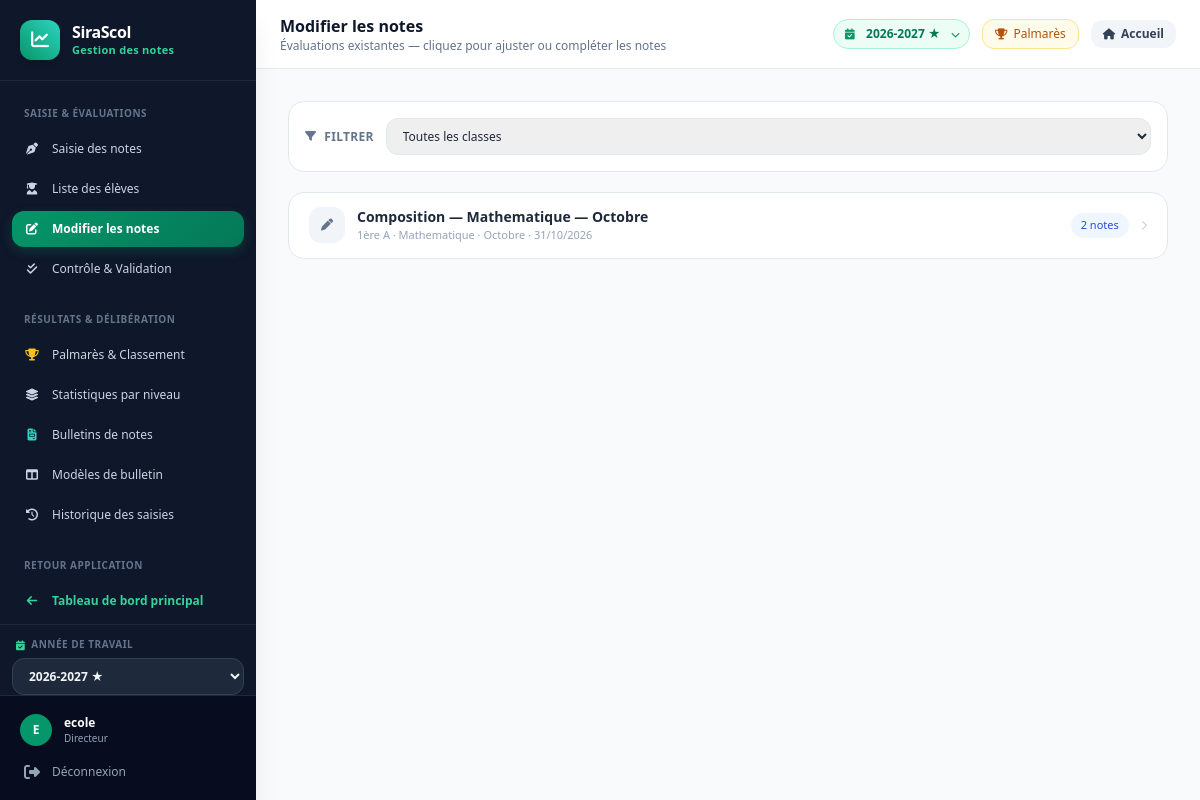
Screenshot of /notes/modifier/ (signed in) with the database file from the repository.
### grades/models.py (models this page shows, shortened)
class Assessment(models.Model):
    title = models.CharField(max_length=150, verbose_name='Titre')
    assessment_type = models.ForeignKey(AssessmentType, on_delete=models.PROTECT, related_name='assessments')
    subject = models.ForeignKey(Subject, on_delete=models.CASCADE, related_name='assessments')
    classroom = models.ForeignKey(ClassRoom, on_delete=models.CASCADE, related_name='assessments')
    teacher = models.ForeignKey(Teacher, on_delete=models.SET_NULL, null=True, blank=True, related_name='assessments')
    period = models.ForeignKey(Period, on_delete=models.CASCADE, related_name='assessments')
    date = models.DateField(verbose_name='Date')
    max_score = models.DecimalField(max_digits=5, decimal_places=2, default=20, verbose_name='Note max')
    coefficient = models.DecimalField(max_digits=3, decimal_places=1, default=1.0)
    created_at = models.DateTimeField(auto_now_add=True)
    class Meta:
        verbose_name = 'Évaluation'
        verbose_name_plural = 'Évaluations'
        ordering = ['-date']

class Period(models.Model):
    PERIOD_TYPE_CHOICES = [
        ('mois', 'Mois (1ère-5ème)'),
        ('trimestre', 'Trimestre (6ème-12ème)'),
    ]
    name = models.CharField(max_length=50, verbose_name='Nom')  # ex: Septembre, Trimestre 1
    academic_year = models.ForeignKey(AcademicYear, on_delete=models.CASCADE, related_name='periods')
    period_type = models.CharField(max_length=20, choices=PERIOD_TYPE_CHOICES, default='trimestre')
    start_date = models.DateField()
    end_date = models.DateField()
    order = models.PositiveIntegerField(default=1)
    is_active = models.BooleanField(default=True)
    class Meta:
        verbose_name = 'Période'
        verbose_name_plural = 'Périodes'
        ordering = ['academic_year', 'order']
        unique_together = ['name', 'academic_year']

### academics/models.py (models this page shows, shortened)
class ClassRoom(models.Model):
    name = models.CharField(max_length=50, verbose_name='Nom')
    level = models.ForeignKey(Level, on_delete=models.PROTECT, related_name='classrooms')
    academic_year = models.ForeignKey(AcademicYear, on_delete=models.CASCADE, related_name='classrooms')
    capacity = models.PositiveIntegerField(default=40, verbose_name='Capacité')
    serie = models.CharField(
        max_length=50, blank=True,
        verbose_name='Série',
        help_text='Pour 10ème, 11ème et 12ème : Scientifique, Littéraire, Économique...'
    )
    inscription_fee = models.DecimalField(
        max_digits=12, decimal_places=2, default=0,
        verbose_name="Frais d'inscription"
    )
    tuition_fee = models.DecimalField(
        max_digits=12, decimal_places=2, default=0,
        verbose_name='Scolarité'
    )
    main_teacher = models.ForeignKey(
        'teachers.Teacher',
        on_delete=models.SET_NULL,
        null=True, blank=True,
        related_name='main_classes',
        verbose_name='Professeur principal / Instituteur'
    )
    created_at = models.DateTimeField(auto_now_add=True)
    class Meta:
        verbose_name = 'Classe'
        verbose_name_plural = 'Classes'
        unique_together = ['name', 'academic_year']
        ordering = ['level__cycle__order', 'level__order', 'name']

class Subject(models.Model):
    name = models.CharField(max_length=100, verbose_name='Nom')
    code = models.CharField(max_length=20, unique=True, verbose_name='Code')
    coefficient = models.DecimalField(max_digits=3, decimal_places=1, default=1.0, verbose_name='Coefficient')
    cycles = models.ManyToManyField(Cycle, blank=True, related_name='subjects', verbose_name='Cycles concernés')
    description = models.TextField(blank=True)
    is_active = models.BooleanField(default=True)
    class Meta:
        verbose_name = 'Matière'
        verbose_name_plural = 'Matières'
        ordering = ['name']

### grades/views.py (the view)
# urls.py: path('modifier/', views.cotes_modifier, name='modifier'),
@login_required
@_students_use_portal
def cotes_modifier(request):
    qs, year = _cotes_classrooms(request)
    assessments = (
        Assessment.objects.filter(classroom_id__in=qs.values_list('id', flat=True))
        .select_related('classroom', 'subject', 'period', 'assessment_type')
        .annotate(nb_notes=Count('grades'))
        .order_by('-date', '-id')
    )
    classroom_id = request.GET.get('classroom', '')
    if classroom_id:
        assessments = assessments.filter(classroom_id=classroom_id)
    page = Paginator(assessments, 30).get_page(request.GET.get('page'))
    return render(request, 'grades/cotes_modifier.html', {
        'page': page,
        'classrooms': qs,
        'classroom_id': classroom_id,
        'current_year': year,
        'section': 'modifier',
    })

### templates/grades/cotes_modifier.html (shortened to what this page needs)
{% extends "grades/base_cotes.html" %}
{% block header_title %}Modifier les notes{% endblock %}
{% block header_sub %}Évaluations existantes — cliquez pour ajuster ou compléter les notes{% endblock %}
{% block content %}
<div class="bg-white rounded-2xl border border-slate-200 p-4 mb-5 shadow-xs">
  <form method="get" class="flex flex-col sm:flex-row gap-3 sm:items-center">
    <div class="flex items-center gap-2 text-xs font-semibold text-slate-500 uppercase tracking-wide shrink-0">
      <i class="fas fa-filter text-[11px]"></i> Filtrer
    </div>
    <select name="classroom" onchange="this.form.submit()"
            class="flex-1 border border-slate-200 rounded-xl px-3 py-2 text-xs focus:outline-none focus:ring-2 focus:ring-emerald-500">
      <option value="">Toutes les classes</option>
    </select>
  </form>
</div>
<div class="bg-white rounded-2xl border border-slate-200 shadow-xs overflow-hidden">
  {% if page %}
  <div class="divide-y divide-slate-100">
    {% for a in page %}
    <a href="{% url 'grades:entry' a.pk %}"
       class="flex items-center justify-between gap-3 px-4 sm:px-5 py-3.5 hover:bg-emerald-50/60 transition-colors group">
      <div class="flex items-center gap-3 min-w-0">
        <span class="w-9 h-9 rounded-xl bg-slate-100 text-slate-500 group-hover:bg-emerald-100 group-hover:text-emerald-700 flex items-center justify-center text-xs shrink-0 transition-colors">
          <i class="fas fa-pen"></i>
        </span>
        <div class="min-w-0">
          <p class="font-semibold text-slate-800 text-xs sm:text-sm truncate">{{ a.title }}</p>
          <p class="text-[11px] text-slate-400 truncate">
            {{ a.classroom.name }} · {{ a.subject.name }} · {{ a.period.name }} · {{ a.date|date:"d/m/Y" }}
          </p>
        </div>
      </div>
      <div class="flex items-center gap-3 shrink-0">
        <span class="text-[11px] px-2.5 py-1 rounded-full font-medium
          {% if a.nb_notes %}bg-blue-50 text-blue-700{% else %}bg-slate-100 text-slate-500{% endif %}">
          {{ a.nb_notes }} note{{ a.nb_notes|pluralize }}
        </span>
        <i class="fas fa-chevron-right text-[10px] text-slate-300 group-hover:text-emerald-600 transition-colors"></i>
      </div>
    </a>
    {% endfor %}
  </div>
  {% endif %}
</div>
{% endblock %}

### templates/grades/base_cotes.html (shortened to what this page needs)
{% load static %}
<!DOCTYPE html>
<html lang="fr" class="h-full bg-slate-50">
<head>
  <script src="https://cdn.tailwindcss.com"></script>
  <link rel="stylesheet" href="https://cdnjs.cloudflare.com/ajax/libs/font-awesome/6.5.1/css/all.min.css">
</head>
<body class="h-full flex flex-col text-slate-800 antialiased">
  <div class="flex flex-1 min-h-screen">
    <aside id="notes-sidebar"
      class="w-64 bg-slate-900 text-slate-300 flex flex-col fixed inset-y-0 left-0 z-40 -translate-x-full md:translate-x-0 transition-transform duration-200 ease-in-out shadow-xl no-print">
      <div class="px-5 py-5 border-b border-slate-800 flex items-center justify-between">
        <a href="{% url 'grades:classes' %}" class="flex items-center gap-3">
          <div class="w-10 h-10 rounded-xl bg-gradient-to-tr from-emerald-600 to-teal-400 text-white flex items-center justify-center text-lg shadow-md">
            <i class="fas fa-chart-line"></i>
          </div>
          <div>
            <p class="font-bold text-white text-base leading-tight tracking-tight">SiraScol</p>
            <p class="text-[11px] text-emerald-400 font-semibold tracking-wide">Gestion des notes</p>
          </div>
        </a>
      </div>
      <nav class="notes-nav flex-1 overflow-y-auto p-3 text-xs space-y-1">
        <p class="text-[10px] uppercase font-bold tracking-wider text-slate-500 px-3 pt-3 pb-1.5">Saisie & Évaluations</p>
        <a href="{% url 'grades:classes' %}"
           class="flex items-center gap-3 px-3 py-2.5 rounded-xl transition-all text-slate-300 {% if section == 'saisie' %}active{% endif %}">
          <i class="fas fa-pen-nib w-4 text-center"></i>
          <span class="text-xs">Saisie des notes</span>
        </a>
        <a href="{% url 'grades:liste_eleves' %}"
           class="flex items-center gap-3 px-3 py-2.5 rounded-xl transition-all text-slate-300 {% if section == 'liste' %}active{% endif %}">
          <i class="fas fa-user-graduate w-4 text-center"></i>
          <span class="text-xs">Liste des élèves</span>
        </a>
        <a href="{% url 'grades:modifier' %}"
           class="flex items-center gap-3 px-3 py-2.5 rounded-xl transition-all text-slate-300 {% if section == 'modifier' %}active{% endif %}">
          <i class="fas fa-edit w-4 text-center"></i>
          <span class="text-xs">Modifier les notes</span>
        </a>
        <a href="{% url 'grades:valider' %}"
           class="flex items-center gap-3 px-3 py-2.5 rounded-xl transition-all text-slate-300 {% if section == 'valider' %}active{% endif %}">
          <i class="fas fa-check-double w-4 text-center"></i>
          <span class="text-xs">Contrôle & Validation</span>
        </a>
        <p class="text-[10px] uppercase font-bold tracking-wider text-slate-500 px-3 pt-5 pb-1.5">Résultats & Délibération</p>
        <a href="{% url 'grades:palmares' %}"
           class="flex items-center gap-3 px-3 py-2.5 rounded-xl transition-all text-slate-300 {% if section == 'palmares' %}active{% endif %}">
          <i class="fas fa-trophy w-4 text-center text-amber-400"></i>
          <span class="text-xs">Palmarès & Classement</span>
        </a>
        <a href="{% url 'grades:niveaux' %}"
           class="flex items-center gap-3 px-3 py-2.5 rounded-xl transition-all text-slate-300 {% if section == 'niveaux' %}active{% endif %}">
          <i class="fas fa-layer-group w-4 text-center"></i>
          <span class="text-xs">Statistiques par niveau</span>
        </a>
        <a href="{% url 'grades:bulletin_list' %}"
           class="flex items-center gap-3 px-3 py-2.5 rounded-xl transition-all text-slate-300 {% if section == 'bulletins' %}active{% endif %}">
          <i class="fas fa-file-invoice w-4 text-center text-teal-400"></i>
          <span class="text-xs">Bulletins de notes</span>
        </a>
        <a href="{% url 'grades:template_list' %}"
           class="flex items-center gap-3 px-3 py-2.5 rounded-xl transition-all text-slate-300 {% if section == 'modeles' %}active{% endif %}">
          <i class="fas fa-table-columns w-4 text-center"></i>
          <span class="text-xs">Modèles de bulletin</span>
        </a>
        <a href="{% url 'grades:historique' %}"
           class="flex items-center gap-3 px-3 py-2.5 rounded-xl transition-all text-slate-300 {% if section == 'historique' %}active{% endif %}">
          <i class="fas fa-clock-rotate-left w-4 text-center"></i>
          <span class="text-xs">Historique des saisies</span>
        </a>
        <p class="text-[10px] uppercase font-bold tracking-wider text-slate-500 px-3 pt-5 pb-1.5">Retour Application</p>
        <a href="{% url 'core:dashboard' %}"
           class="flex items-center gap-3 px-3 py-2.5 rounded-xl transition-all text-emerald-400 hover:text-white hover:bg-slate-800 font-semibold">
          <i class="fas fa-arrow-left w-4 text-center"></i>
          <span class="text-xs">Tableau de bord principal</span>
        </a>
      </nav>
      {% if all_academic_years %}
      <form method="get" action="{% url 'core:set_year' %}" class="px-3 pt-3 m-0 border-t border-slate-800 no-print">
        <label for="notes-year-side" class="text-[10px] uppercase font-bold tracking-wider text-slate-500 px-1 flex items-center gap-1.5">
          <i class="fas fa-calendar-check text-emerald-400 text-[10px]"></i> Année de travail
        </label>
        <select id="notes-year-side" name="year" onchange="this.form.submit()"
                class="mt-1.5 w-full bg-slate-800 border border-slate-700 text-slate-100 text-xs font-semibold rounded-xl px-3 py-2 hover:bg-slate-700 cursor-pointer">
          {% for y in all_academic_years %}
          <option value="{{ y.id }}" {% if current_year and current_year.id == y.id %}selected{% endif %}>{{ y.name }}{% if y.is_current %} ★{% endif %}</option>
          {% endfor %}
        </select>
      </form>
      {% endif %}
      <div class="p-3 border-t border-slate-800 bg-slate-950/60 no-print">
        <div class="flex items-center gap-3 px-2 py-1.5">
          <div class="w-8 h-8 rounded-full bg-emerald-600 text-white flex items-center justify-center font-bold text-xs shrink-0">
            {{ user.first_name|first|upper|default:user.username|first|upper }}
          </div>
          <div class="min-w-0 flex-1">
            <p class="text-xs font-semibold text-white truncate">{{ user.get_full_name|default:user.username }}</p>
            <p class="text-[10px] text-slate-400 capitalize truncate">{{ user_role_label|default:"Utilisateur" }}</p>
          </div>
        </div>
        <form method="post" action="{% url 'accounts:logout' %}" class="m-0 mt-1">
          <button type="submit"
                  class="w-full flex items-center gap-3 px-3 py-2 rounded-xl text-slate-400 hover:text-red-300 hover:bg-slate-800 transition-colors text-left">
            <i class="fas fa-sign-out-alt w-4 text-center"></i>
            <span class="text-xs">Déconnexion</span>
          </button>
        </form>
      </div>
    </aside>
    <div class="flex-1 md:ml-64 min-w-0 flex flex-col min-h-screen bg-slate-50">
      <header class="bg-white border-b border-slate-200 sticky top-0 z-20 px-4 sm:px-6 py-3.5 flex items-center justify-between gap-3 shadow-xs no-print">
        <div class="flex items-center gap-3 min-w-0">
          <div class="min-w-0">
            <h1 class="font-bold text-slate-900 text-sm sm:text-base truncate">{% block header_title %}Gestion des notes{% endblock %}</h1>
            <p class="text-xs text-slate-500 truncate">{% block header_sub %}Saisie, calcul officiel des moyennes et délibération{% endblock %}</p>
          </div>
        </div>
        <div class="flex items-center gap-2 sm:gap-3 shrink-0">
          {% if all_academic_years %}
          <form method="get" action="{% url 'core:set_year' %}" class="hidden sm:block m-0">
            <div class="relative">
              <select id="notes-year" name="year" onchange="this.form.submit()"
                      class="appearance-none pl-8 pr-7 py-1.5 rounded-full text-xs font-semibold bg-emerald-50 text-emerald-700 border border-emerald-200 hover:bg-emerald-100 transition-colors cursor-pointer">
                {% for y in all_academic_years %}
                <option value="{{ y.id }}" {% if current_year and current_year.id == y.id %}selected{% endif %}>{{ y.name }}{% if y.is_current %} ★{% endif %}</option>
                {% endfor %}
              </select>
            </div>
          </form>
          {% elif current_year %}
          <div class="inline-flex items-center gap-1.5 px-3 py-1 rounded-full text-xs font-semibold bg-emerald-50 text-emerald-700 border border-emerald-200">
            <i class="fas fa-calendar-check text-[10px]"></i>
            <span>{{ current_year.name }}</span>
          </div>
          {% endif %}
          <a href="{% url 'grades:palmares' %}" class="hidden md:inline-flex items-center gap-1.5 px-3 py-1.5 rounded-xl text-xs font-medium bg-amber-50 text-amber-700 hover:bg-amber-100 border border-amber-200 transition-colors">
            <i class="fas fa-trophy text-[11px]"></i> Palmarès
          </a>
          <a href="{% url 'core:dashboard' %}" class="inline-flex items-center gap-1.5 px-3 py-1.5 rounded-xl text-xs font-semibold bg-slate-100 hover:bg-slate-200 text-slate-700 transition-colors" title="Retourner au menu principal">
            <i class="fas fa-home text-[11px]"></i> <span class="hidden md:inline">Accueil</span>
          </a>
        </div>
      </header>
      <main class="flex-1 p-4 sm:p-6 lg:p-8 pb-24 md:pb-8 max-w-7xl w-full mx-auto">
        {% block content %}{% endblock %}
      </main>
    </div>
  </div>
</body>
</html>

### rows the page displays
Assessment: title "Composition — Mathematique — Octobre", classroom.name "1ère A", subject.name "Mathematique", period.name "Octobre", date "31/10/2026", nb_notes "2"

### other values shown
{{ user.first_name|first|upper|default:user.username|first|upper }} "E"
{{ user.get_full_name|default:user.username }} "ecole"
{{ user_role_label|default:"Utilisateur" }} "Directeur"
form field year "2026-2027 ★"
